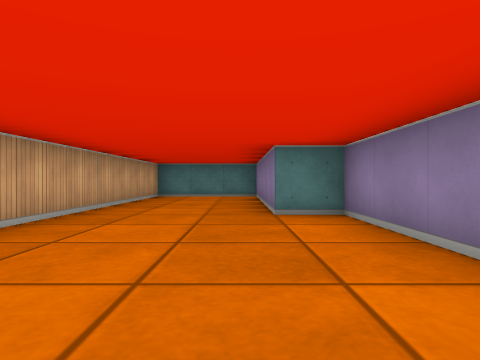
[1] (above)

17 first-person views from a walk through a cub3D maze. The camera is about half as high as the walls, looks level and sees 75° across. The floor is counted in squares. Each view is taken from the middle of a square. On the plan, view 1 faces up. The plan holds only what a view shows up to about 9 squares ahead; the rest is blank.

[2]
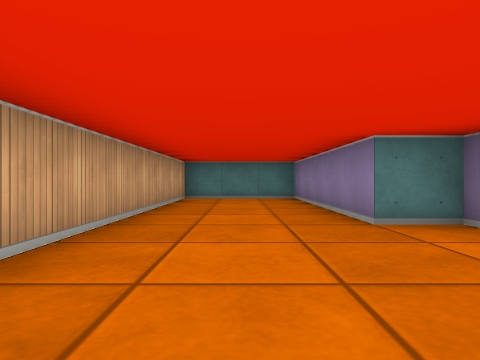

[3]
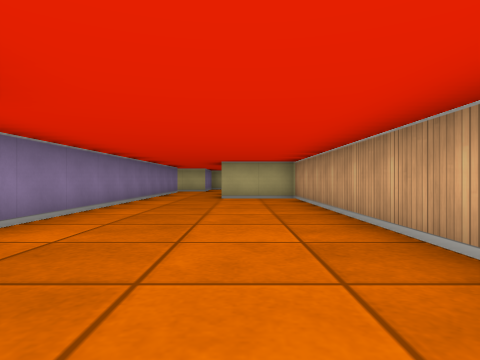

[4]
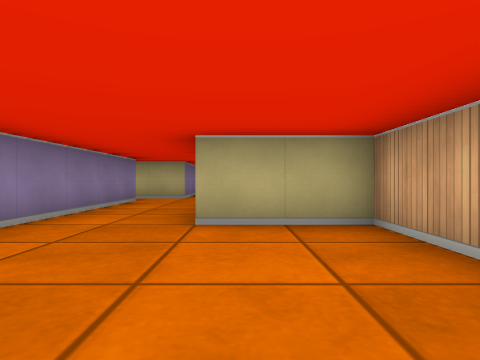

[5]
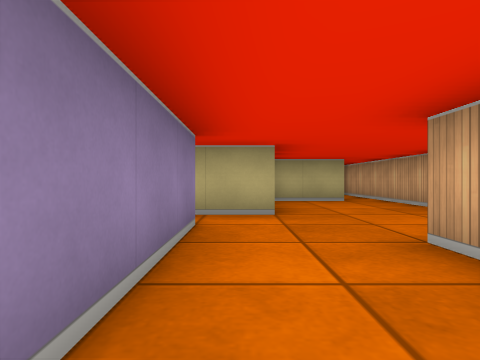

[6]
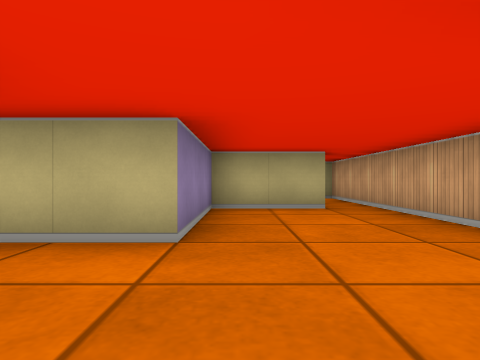

[7]
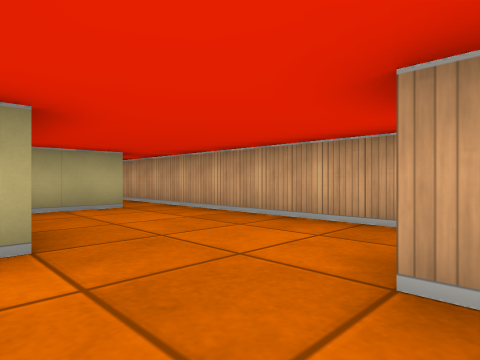

[8]
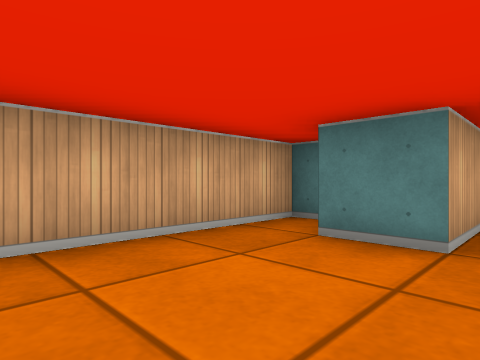

[9]
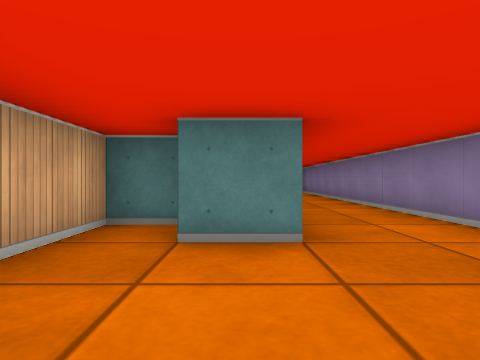

[10]
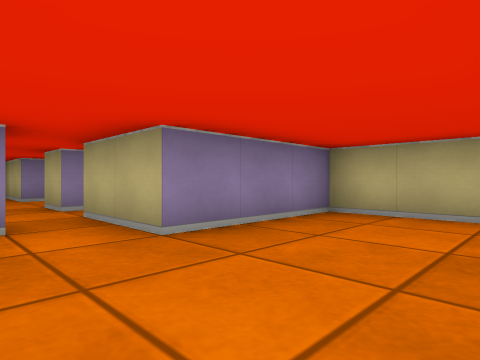

[11]
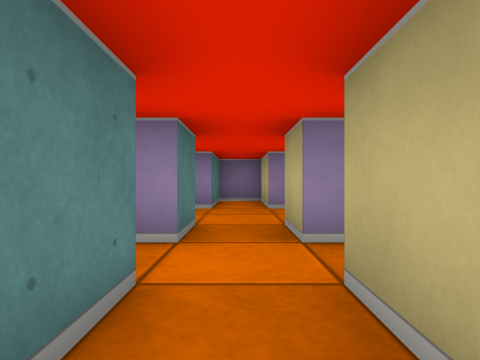

[12]
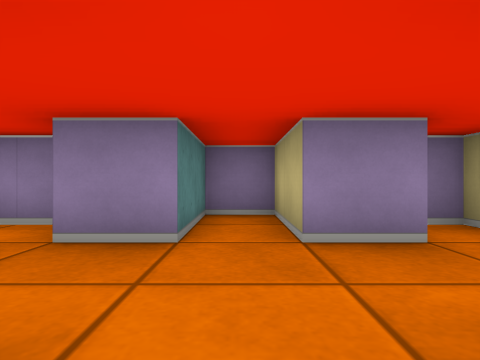

[13]
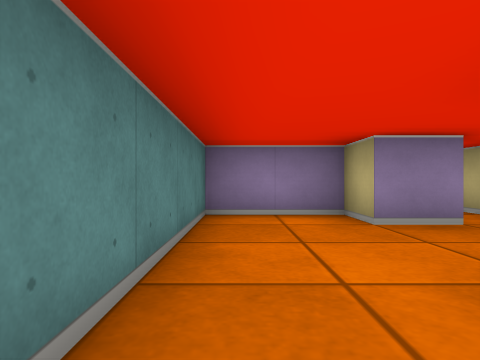

[14]
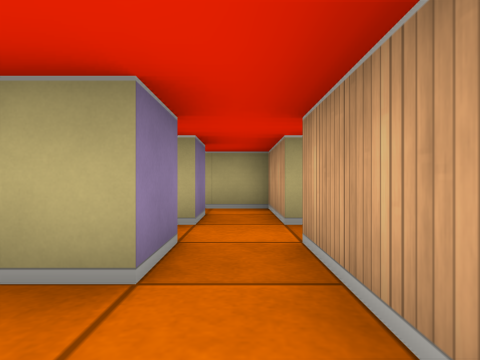

[15]
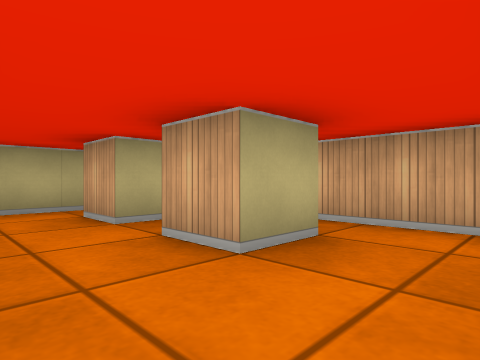

[16]
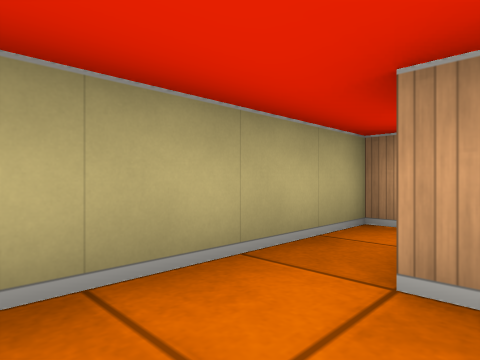

[17]
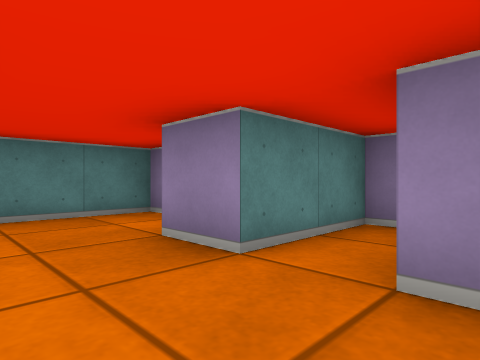

### Floor plan
Points are (right, up) in squares from view 1. A wall is a line through its corners. A room is listed if a view was taken in it or the views show most of it. See-through windows are left out.
Room 1 (views 1, 2, 3, 4, 5, 6, 7, 8, 9, 10, 11)
walls: (-0.5, -4.1) (-0.5, -5.5) (-1.5, -5.5); (-1.6, -4.5) (-2.5, -4.5) (-2.5, -12.5); (2.5, -6.5) (1.5, -6.5) (1.5, 4.5) (0.5, 4.5) (0.5, 9.5) (-2.5, 9.5) (-2.5, -2.5) (-0.5, -2.5); (-1.6, -10.5) (0.5, -10.5) (0.5, -7.5) (2.5, -7.5)
ways out: opening at (2, -7) to room 2; opening at (-2, -11.5)
Room 2 (views 12, 13, 14, 15, 16, 17)
walls: (4.5, -6.5) (3.5, -6.5) (3.5, -5.5) (4.5, -5.5) (4.5, -6.5); (2.5, -7.5) (2.5, -9.5) (7.5, -9.5) (7.5, -9); (3.5, -8.5) (3.5, -7.5) (4.5, -7.5) (4.5, -8.5); (6.5, -8.5) (6.5, -7.5) (8.5, -7.5) (8.5, -6.5) (6.5, -6.5) (6.5, -5.5) (7.5, -5.5) (7.5, -3.5) (3.6, -3.5); (2.5, -4.4) (2.5, -6.5)
ways out: opening at (2, -7) to room 1

Where each view was taken, in squares from view 1:
view 1: 0 up, 0 right, facing up
view 2: 1 up, 1 left, facing up
view 3: 6 up, 1 left, facing down
view 4: 1 up, 1 left, facing down
view 5: 3 down, 1 right, facing down
view 6: 5 down, 0 right, facing down
view 7: 5 down, 1 right, facing down-left
view 8: 8 down, 0 right, facing up-left
view 9: 8 down, 1 left, facing up
view 10: 6 down, 2 left, facing down-right
view 11: 7 down, 1 right, facing right
view 12: 7 down, 4 right, facing right
view 13: 4 down, 3 right, facing right
view 14: 4 down, 3 right, facing down
view 15: 4 down, 6 right, facing down-left
view 16: 8 down, 6 right, facing down-left
view 17: 8 down, 5 right, facing up-right
